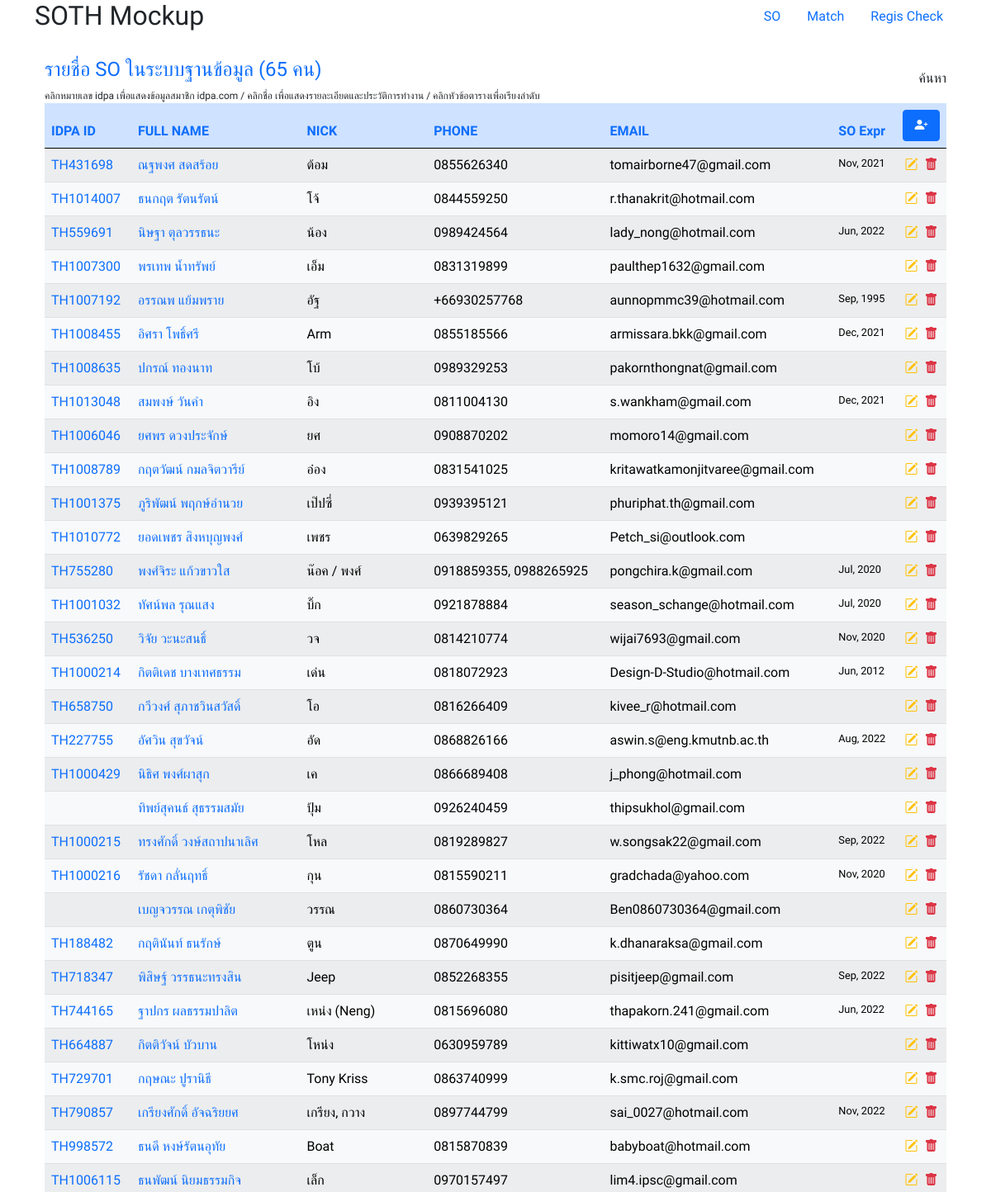
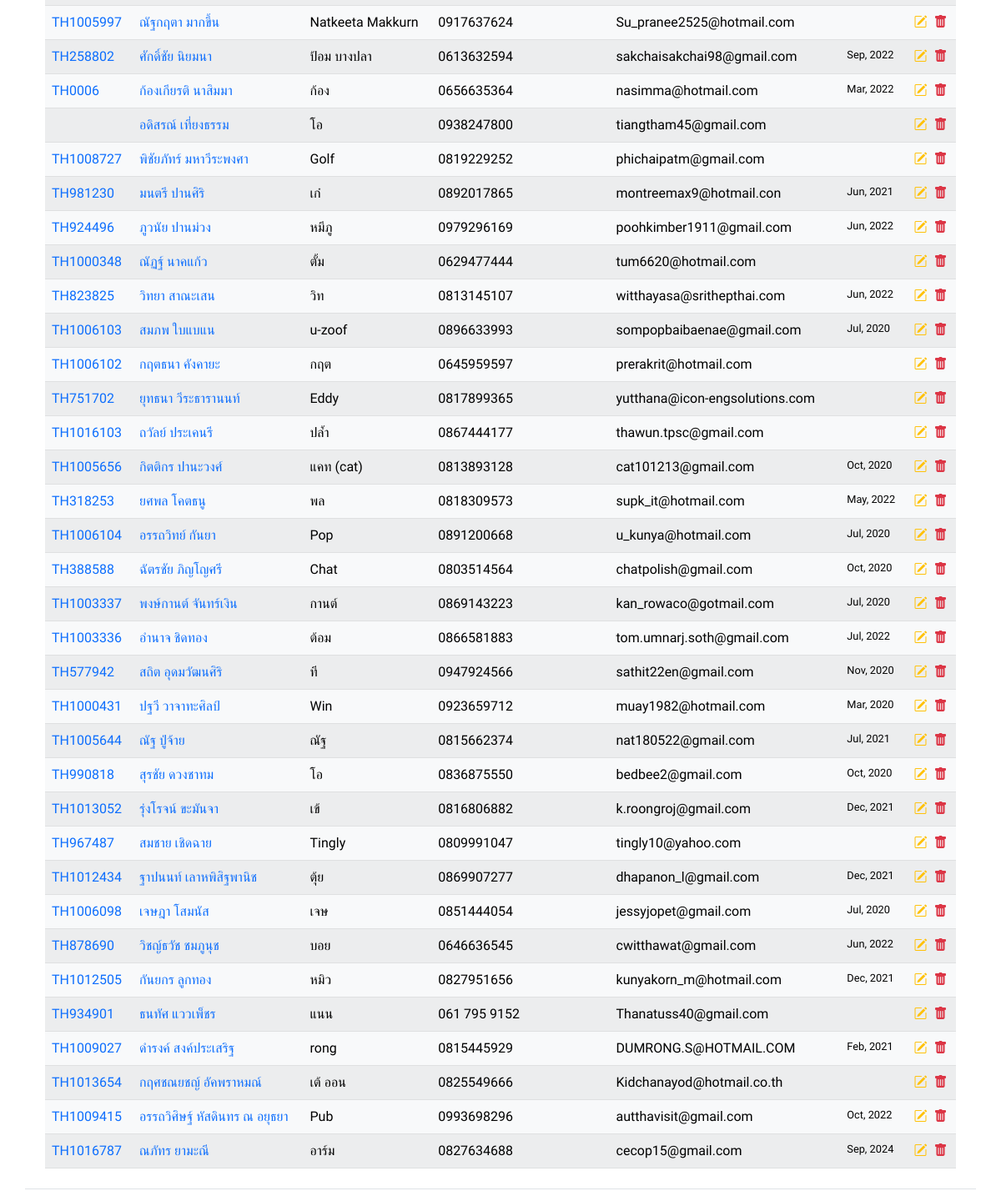
The page /POC/index.php?p=so on the database as committed earlier (2 pictures, top to bottom).
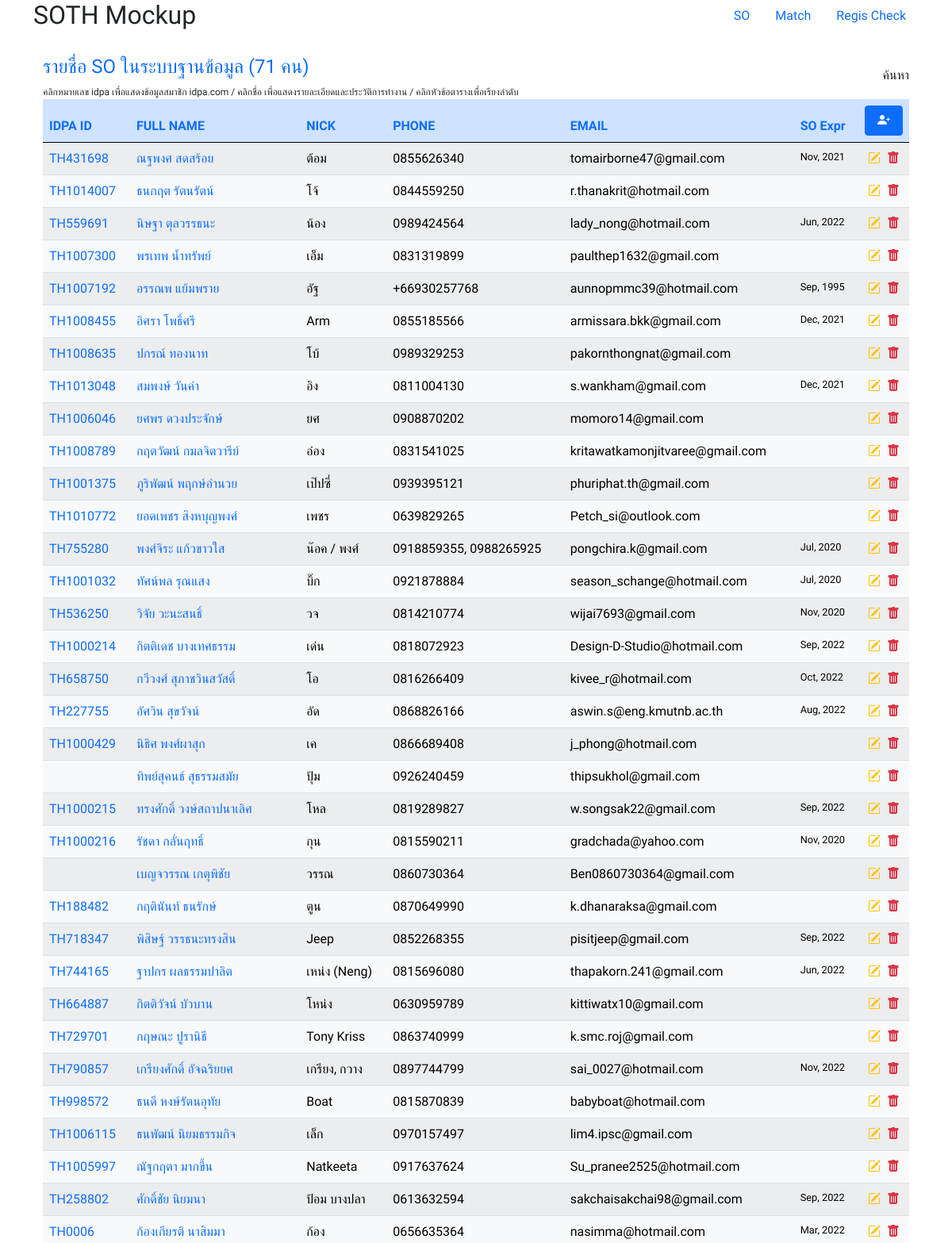
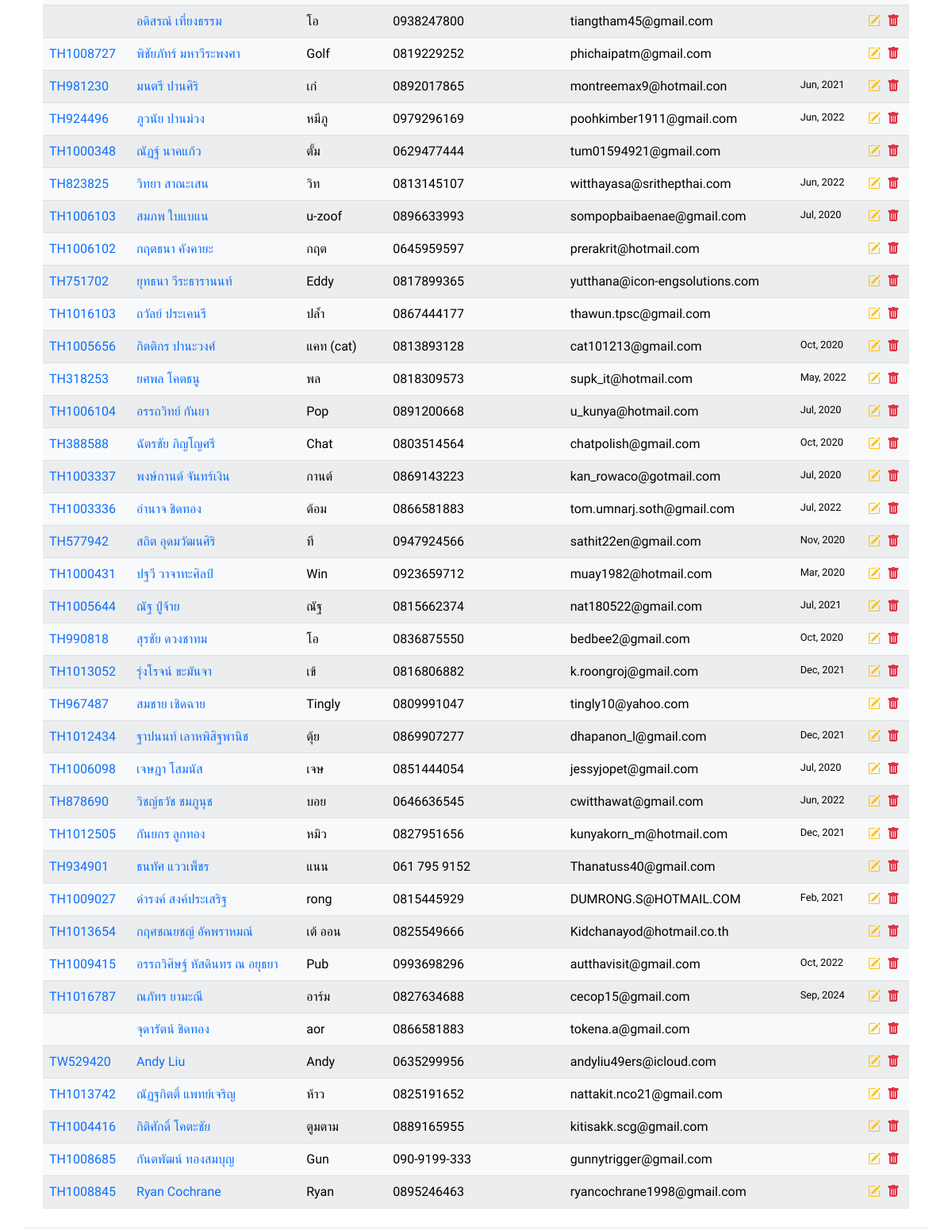
The same page on the database as committed later (2 pictures, top to bottom).
### core.php (called while the page is built, shortened)
<?php
class database extends CommonFnc
{
    protected $mysql_server = "localhost";
    protected $mysql_user = "idpasoth_idpasoth";
    protected $mysql_pass = "Chittong-23";
    protected $mysql_name = "idpasoth_soth";
    public function open_conn()
    {
        $conn = mysqli_connect($this->mysql_server, $this->mysql_user, $this->mysql_pass, $this->mysql_name);
        mysqli_set_charset($conn, "utf8");
        return $conn;
    }
    public function get_result($sql)
    {
        $result = $this->open_conn()->query($sql);
        return $result;
    }
    public function get_db_array($sql, $type = 'key')
    {
        if (isset($sql)) {
            $result = $this->get_result($sql);
            if (!empty($result)) {
                if ($type == 'key') {
                    return $result->fetch_all(MYSQLI_ASSOC);
                } else {
                    return $result->fetch_all(MYSQLI_NUM);
                }
            }
            return NULL;
        } else {
            die("fnc get_db_col no sql parameter.");
        }
    }
    public function get_db_col($sql)
    {
        if (isset($sql)) {
            $result = $this->get_result($sql);
            if (!empty($result)) {
                $row = $result->fetch_array();
                return $row[0];
            }
            return NULL;
        } else {
            die("fnc get_db_col no sql parameter.");
        }
    }
}
?>

### POC/index.php (the view, shortened to what this page needs)
<!doctype html>
<?php
include("../core.php");
$fnc = new Web();
?>
<html lang="en">
<head>
    <link rel="stylesheet" href="https://cdn.jsdelivr.net/npm/bootstrap@5.0.2/dist/css/bootstrap.min.css">
    <link rel="stylesheet" href="https://cdn.jsdelivr.net/npm/bootstrap-icons@1.7.0/font/bootstrap-icons.css">
</head>
<body>
    <div class="wrapper">
        <div class="container border-bottom mb-4">
            <div class="row">
                <div class="col">
                    <h2>SOTH Mockup</h2>
                </div>
                <div class="col text-end">
                    <nav class="nav justify-content-end">
                        <a class="nav-link" href="?p=so">SO</a>
                        <a class="nav-link" href="?p=match">Match</a>
                        <a class="nav-link" href="?p=duty">Regis Check</a>
                    </nav>
                </div>
            </div>
            <?php
            if (isset($_GET["p"])) {
                switch ($_GET["p"]) {
                    case "so":
                        if (isset($_GET["act"]) && $_GET["act"] == "soedit" && isset($_GET["soid"])) {
                            so_form_update($_GET["soid"]);
                        } else {
                            so_list();
                        }
                        break;
                }
            }
            ?>
        </div>
        <?php
        function table_header_sorting($label, $col_name, $sql_order = NULL)
        {
            if (isset($_GET["order"]) && $_GET["order"] == $label) {
                if (isset($_GET["sort"]) && $_GET["sort"] == "z") {
                    $sql_order = " ORDER BY " . $col_name . " DESC";
                    echo '<a href="?p=' . $_GET["p"] . '&order=' . $label . '&sort=a" target="_top">' . $label . ' <i class="bi bi-sort-down"></i>' . '</a>';
                } else {
                    echo '<a href="?p=' . $_GET["p"] . '&order=' . $label . '&sort=z" target="_top">' . $label . ' <i class="bi bi-sort-down-alt"></i>' . '</a>';
                    $sql_order = " ORDER BY " . $col_name . " ASC";
                }
                return $sql_order;
            } else {
                echo '<a href="?p=' . $_GET["p"] . '&order=' . $label . '&sort=a" target="_top">' . $label . '</a>';
            }
        }
        ?>
    <?php
        function so_list()
        {
            global $fnc;
            $sql_order = NULL;
    ?>
        <div class="container mb-4">
            <div class="row">
                <div class="col">
                    <h4 class="text-primary text-uppercase mt-4">รายชื่อ SO ในระบบฐานข้อมูล <?= "(" . $fnc->get_db_col("SELECT count(`so_id`) as cnt_so FROM `so-member` WHERE `so_status` = 'enable'") . " คน)"; ?></h4>
                </div>
                <div class="col align-self-end text-end">
                    ค้นหา
                </div>
            </div>
            <div>
                <p class="text-mute my-0 py-0" style="font-size: 0.75em;">คลิกหมายเลข idpa เพื่อแสดงข้อมูลสมาชิก idpa.com / คลิกชื่อ เพื่อแสดงรายละเอียดและประวัติการทำงาน / คลิกหัวข้อตารางเพื่อเรียงลำดับ</p>
            </div>
            <table class="table table-light table-striped table-hover">
                <thead>
                    <tr class="table-primary">
                        <th><?php $sql_order .= table_header_sorting("IDPA ID", "so_idpa_id", $sql_order); ?></th>
                        <th><?php $sql_order .= table_header_sorting("FULL NAME", "so_firstname", $sql_order); ?></th>
                        <th><?php $sql_order .= table_header_sorting("NICK", "so_nickname", $sql_order); ?></th>
                        <th><?php $sql_order .= table_header_sorting("PHONE", "so_phone", $sql_order); ?></th>
                        <th class="d-none d-lg-table-cell"><?php $sql_order .= table_header_sorting("EMAIL", "so_email", $sql_order); ?></th>
                        <th class="d-none d-lg-table-cell"><?php $sql_order .= table_header_sorting("SO Expr", "so_license_expire", $sql_order); ?></th>
                        <th class="d-none d-md-table-cell text-end">
                            <div><a href="?p=so&act=soadd" target="_top" class="btn btn-primary text-uppercase w-100"><i class="bi bi-person-plus-fill"></i></a></div>
                        </th>
                    </tr>
                </thead>
                <tbody>
                    <?php
                    $sql = "SELECT * FROM `so-member` WHERE `so_status` = 'enable'";
                    if (isset($sql_order)) {
                        $sql .= $sql_order;
                    }
                    $fnc->debug_console("table so list:", $sql);
                    foreach ($fnc->get_db_array($sql) as $row) {
                        echo '<tr>
                                <td scope="row"><a href="https://www.idpa.com/members/' . $row["so_idpa_id"] . '/" target="_blank">' . $row["so_idpa_id"] . '</a></td>
                                <td><a href="?p=soinfo&soid=' . $row["so_id"] . '" target="_top">' . $row["so_firstname"] . ' ' . $row["so_lastname"] . '</a></td>
                                <td>' . $row["so_nickname"] . '</td>
                                <td>' . $row["so_phone"] . '</td>
                                <td class="d-none d-lg-table-cell">' . $row["so_email"] . '</td>';
                        echo '<td style="font-size:0.8em;" class="d-none d-lg-table-cell">';
                        if (isset($row["so_license_expire"])) {
                            echo date("M, Y", strtotime($row["so_license_expire"]));
                        }
                        echo '</td>';
                        echo '<td class="text-center d-none d-md-table-cell">' . '<a href="?p=so&act=soedit&soid=' . $row["so_id"] . '" target="_top" class="link-warning"><i class="bi bi-pencil-square"></i></a>' . '<a href="?p=so&&act=sodelete&soid=' . $row["so_id"] . '" target="_top" class="link-danger ps-2">' . '<i class="bi bi-trash-fill"></i>' . '</a></td>';
                        echo '</tr>';
                    }
                    ?>
                </tbody>
            </table>
        </div>
    <?php
        }
    ?>
    </div>
</body>
</html>

### POC/index.php (style rules this page uses)
body { font-family: 'Kanit', sans-serif; size: 1rem; }
a { text-decoration: none; }

Rows that differ between the two databases and show on the page:
changed so-member "TH1000214": so_license_expire "Jun, 2012" → "Sep, 2022"
changed so-member "TH658750": so_license_expire (not shown) → "Oct, 2022"
changed so-member "TH1005997": so_nickname "Natkeeta Makkurn" → "Natkeeta"
changed so-member "TH1000348": so_email "tum6620@hotmail.com" → "tum01594921@gmail.com"
added so-member: so_firstname "จุดารัตน์", so_lastname "ชิดทอง", so_nickname "aor", so_phone "0866581883", so_email "tokena.a@gmail.com"
added so-member: so_idpa "TW529420", so_firstname "Andy", so_lastname "Liu", so_nickname "Andy", so_phone "0635299956", so_email "andyliu49ers@icloud.com"
added so-member: so_idpa "TH1013742", so_firstname "ณัฏฐกิตติ์", so_lastname "แพทย์เจริญ", so_nickname "ห้าว", so_phone "0825191652", so_email "nattakit.nco21@gmail.com"
added so-member: so_idpa "TH1004416", so_firstname "กิติศักดิ์", so_lastname "โคตะชัย", so_nickname "ตูมตาม", so_phone "0889165955", so_email "kitisakk.scg@gmail.com"
added so-member: so_idpa "TH1008685", so_firstname "กันตพัฒน์", so_lastname "ทองสมบุญ", so_nickname "Gun", so_phone "090-9199-333", so_email "gunnytrigger@gmail.com"
added so-member: so_idpa "TH1008845", so_firstname "Ryan", so_lastname "Cochrane", so_nickname "Ryan", so_phone "0895246463", so_email "ryancochrane1998@gmail.com"
Other text that changed with them:
text no longer shown: "65"
text now shown: "71"
